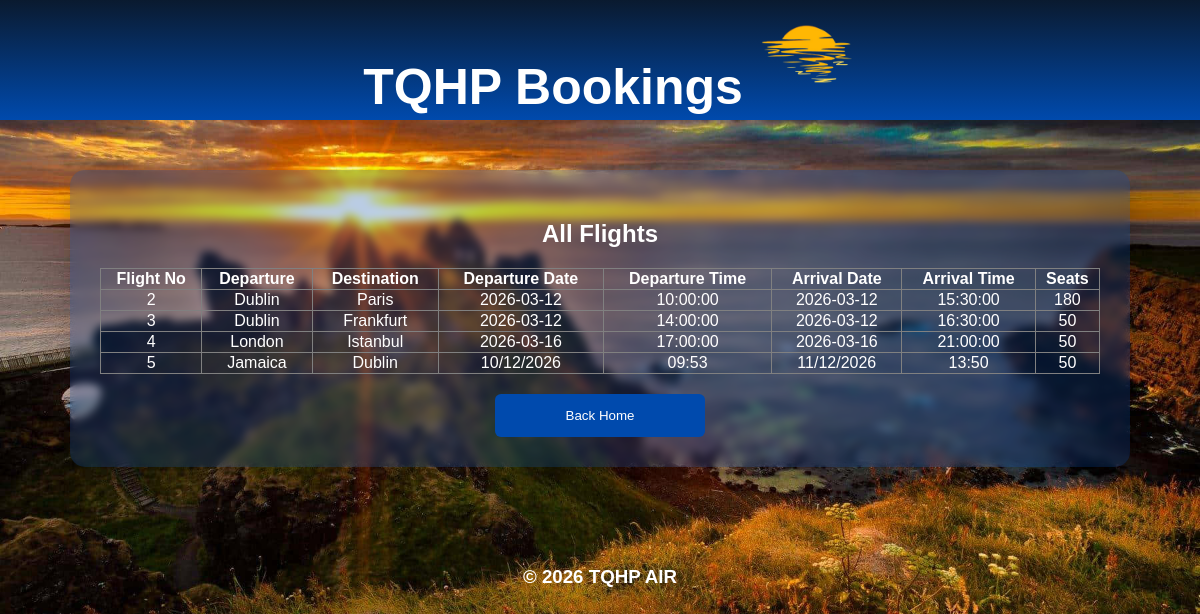
The app's page /showFlights, older data.
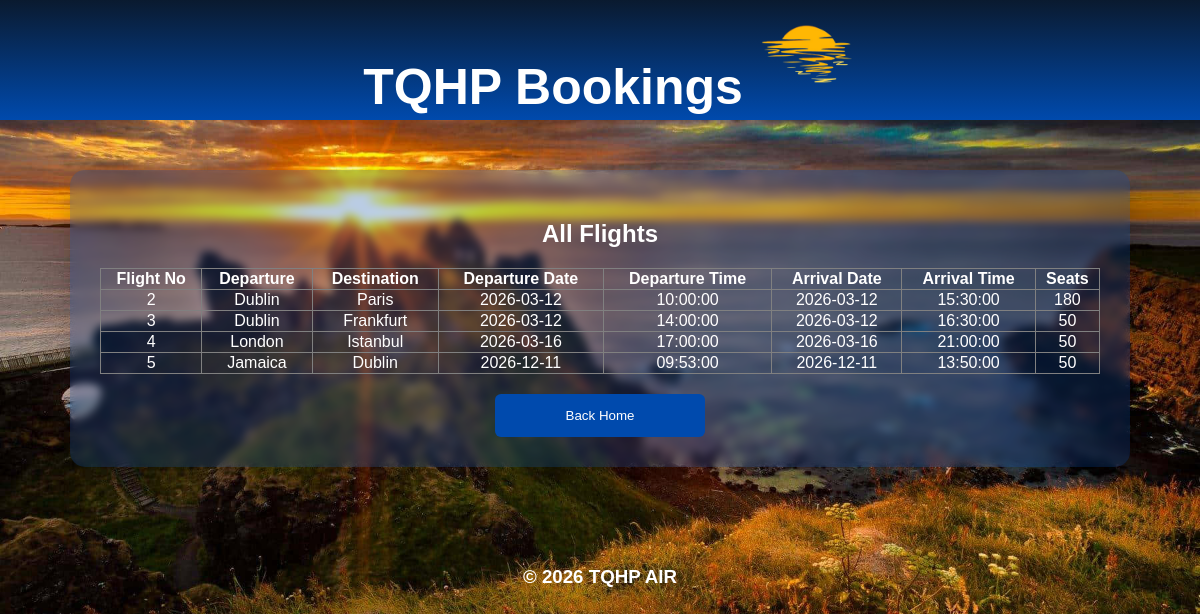
The same page, newer data.
### tables this page shows
CREATE TABLE Flight (
    flightNumber INTEGER PRIMARY KEY AUTOINCREMENT,
    departure TEXT NOT NULL,
    destination TEXT NOT NULL,
    departureDate TEXT NOT NULL,
    departureTime TEXT NOT NULL,
    arrivalDate TEXT NOT NULL,
    arrivalTime TEXT NOT NULL,
    numberSeats INTEGER NOT NULL,
    airlineID INTEGER,
    FOREIGN KEY (airlineID) REFERENCES Airline(airlineID)
);

### app.py (the view)
@app.route("/showFlights")
def showFlights():
    conn = getDbConnection()
    flights = conn.execute("SELECT * FROM Flight").fetchall()
    conn.close()
    return render_template("showFlights.html", flights=flights)

### app.py (called while the page is built)
def getDbConnection():
    conn = sqlite3.connect("AirPlaneSystem.db")
    conn.row_factory = sqlite3.Row
    return conn

### templates/showFlights.html (shortened to what this page needs)
<!DOCTYPE html>
<html lang="en">
<head>
    <link rel="stylesheet" href="{{ url_for('static', filename='airplane.css') }}">
</head>
<body>
        <div class = "topBar">
        <h1>
             TQHP Bookings
            <img id="logo" src="{{ url_for('static', filename='Images/sunset logo.png') }}">
        </h1>
        </div>
    <div id = "main">
<div id = "display">
     <h2>All Flights</h2>
<table border="1">
    <tr>
        <th>Flight No</th>
        <th>Departure</th>
        <th>Destination</th>
        <th>Departure Date</th>
        <th>Departure Time</th>
        <th>Arrival Date</th>
        <th>Arrival Time</th>
        <th>Seats</th>
    </tr>
    {% for flight in flights %}
    <tr>
        <td>{{ flight.flightNumber }}</td>
        <td>{{ flight.departure }}</td>
        <td>{{ flight.destination }}</td>
        <td>{{ flight.departureDate }}</td>
        <td>{{ flight.departureTime }}</td>
        <td>{{ flight.arrivalDate }}</td>
        <td>{{ flight.arrivalTime }}</td>
        <td>{{ flight.numberSeats }}</td>
    </tr>
    {% endfor %}
</table>
    <button onclick="location.href='/'">Back Home</button>
    </div>
    </div>
    <div class = "bottomBar">
        <h3>© 2026 TQHP AIR</h3>
    </div>
</body>
</html>

### static/airplane.css (style rules this page uses)
html, body { height:100%; margin: 0; padding:0; width: 100% }
body { font-family: 'Travelnesia', sans-serif; background: url("/static/Images/Sunset.jpg"); background-size: cover; background-position: center; background-repeat: no-repeat; display: flex; flex-direction: column; }
.topBar { font-family:'Travelnesia', sans-serif; height: 15%; display: flex; align-items: center; justify-content: center; gap: 15px; padding-left: 20px; font-size: 25px; background: linear-gradient(180deg, #0A1A2F, #004AAD); color: white; }
#logo { height: 100px; width: auto; }
.bottomBar { height: 15%; text-align: center; display: flex; justify-content: center; align-items: center; color: white; }
button { background: #004AAD; color: white; padding: 14px 20px; border: none; border-radius: 6px; cursor: pointer; transition: all 0.2s ease; width: 210px; }
#display { display: flex; flex-direction: column; align-items: center; background: rgba(0, 74, 173, 0.25); backdrop-filter: blur(4px); color: white; padding: 30px; width: 90%; max-width: 1000px; border-radius: 15px; box-shadow: 0 10px 25px rgba(0,0,0,0.2); margin: 50px auto; }
#display table { width: 100%; border-collapse: collapse; margin-bottom: 20px; text-align: center; }

Row changes from the older to the newer data that the page shows:
changed Flight "Jamaica": departureDate "10/12/2026" → "2026-12-11"; departureTime "09:53" → "09:53:00"; arrivalDate "11/12/2026" → "2026-12-11"; arrivalTime "13:50" → "13:50:00"
